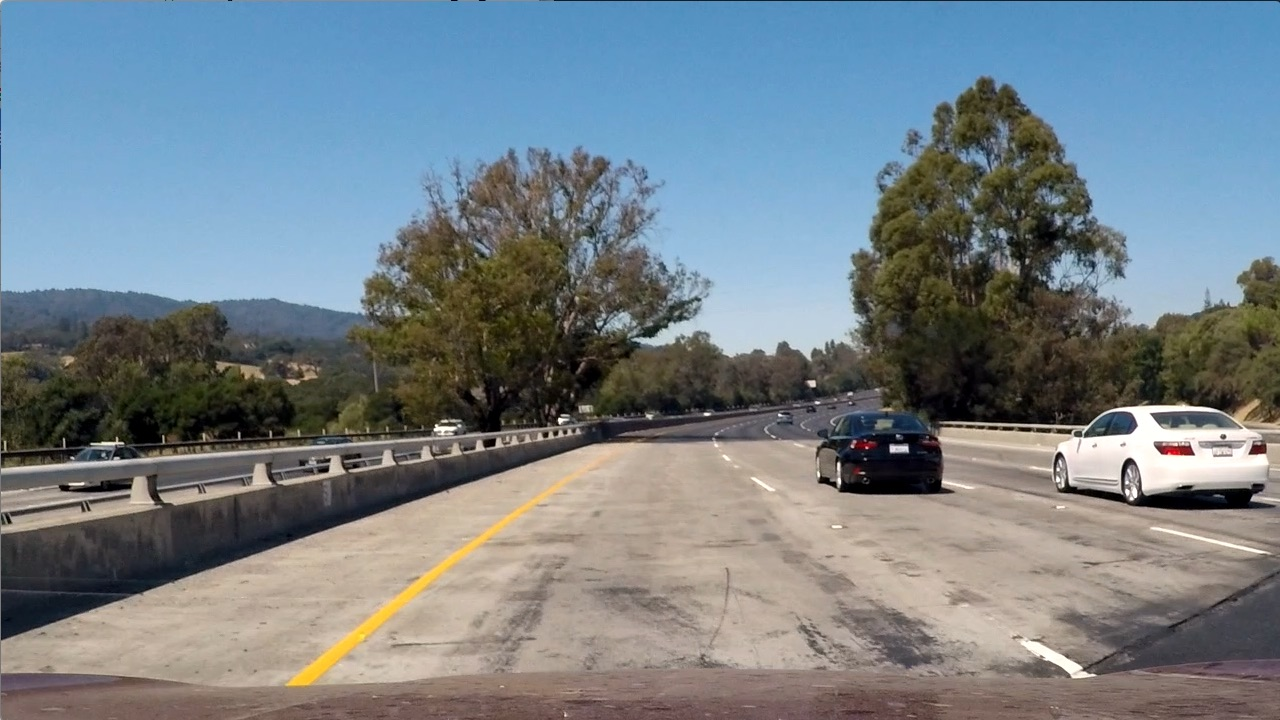
#> input picture test_images/test1.jpg, 1280 x 720 px, given in place of straight_lines2.jpg, which was not available
$ python perspective_transformer.py   (older library calls are emulated)
#> lines starting #> are read from the running program, lines starting #| are printed output that depends on the picture; pictures that were not available may be replaced by others from this repository, and a replacement may not be noted
### src/utils/plot_utils.py
import matplotlib.pyplot as plt


def plot_side_by_side_images(images_left, images_right, title_left, title_right, save_as_fn):
    """
    Plot two images side by side
    """

    plt.rcParams.update({'font.size': 8})
    plt.figure(figsize=(10, 5))

    num_rows = len(images_left)

    image_num = 1
    for i in range(num_rows):

        plt.subplot(num_rows, 2, image_num)
        plt.imshow(images_left[i])
        plt.axis('on')
        if i == 0: plt.title(title_left)
        image_num += 1

        plt.subplot(num_rows, 2, image_num)
        plt.imshow(images_right[i])
        plt.axis('on')
        if i == 0:  plt.title(title_right)
        image_num += 1

    plt.savefig(save_as_fn, bbox_inches='tight')

### src/perspective_transformer.py
from scipy.misc import imresize, imread

import cv2
import numpy as np
from utils.plot_utils import *

OFFSET = 250

PERSPECTIVE_SRC = np.float32(
    [(132, 703),
     (540, 466),
     (740, 466),
     (1147, 703)]
)

PERSPECTIVE_DST = np.float32(
    [(PERSPECTIVE_SRC[0][0] + OFFSET, 720),
     (PERSPECTIVE_SRC[0][0] + OFFSET, 0),
     (PERSPECTIVE_SRC[-1][0] - OFFSET, 0),
     (PERSPECTIVE_SRC[-1][0] - OFFSET, 720)]
)


class PerspectiveTransformer:
    def __init__(self):
        """
        Transform the perspective of an image
        """
        self.M = cv2.getPerspectiveTransform(PERSPECTIVE_SRC, PERSPECTIVE_DST)
        self.M_inv = cv2.getPerspectiveTransform(PERSPECTIVE_DST, PERSPECTIVE_SRC)

    def transform(self, img):
        return cv2.warpPerspective(img, self.M, (img.shape[1], img.shape[0]), flags=cv2.INTER_LINEAR)

    def inverse_transform(self, img):
        return cv2.warpPerspective(img, self.M_inv, (img.shape[1], img.shape[0]), flags=cv2.INTER_LINEAR)


if __name__ == '__main__':

    perspective_transformer = PerspectiveTransformer()

    images_left = []
    images_right = []

    test_images = ["./test_images/straight_lines2.jpg", "./test_images/test5.jpg"]

    for image in test_images:
        image = imread(image)
#> image is the input picture: shape (720, 1280, 3); mean R, G, B 117.5, 128.7, 135.5

        a = tuple(PERSPECTIVE_SRC[0])
        b = tuple(PERSPECTIVE_SRC[1])
        c = tuple(PERSPECTIVE_SRC[2])
        d = tuple(PERSPECTIVE_SRC[3])

        # draw lines
        color = [0, 255, 255]
        thickness = 3
        cv2.line(image, a, b, color, thickness)
        cv2.line(image, b, c, color, thickness)
        cv2.line(image, c, d, color, thickness)
        cv2.line(image, d, a, color, thickness)
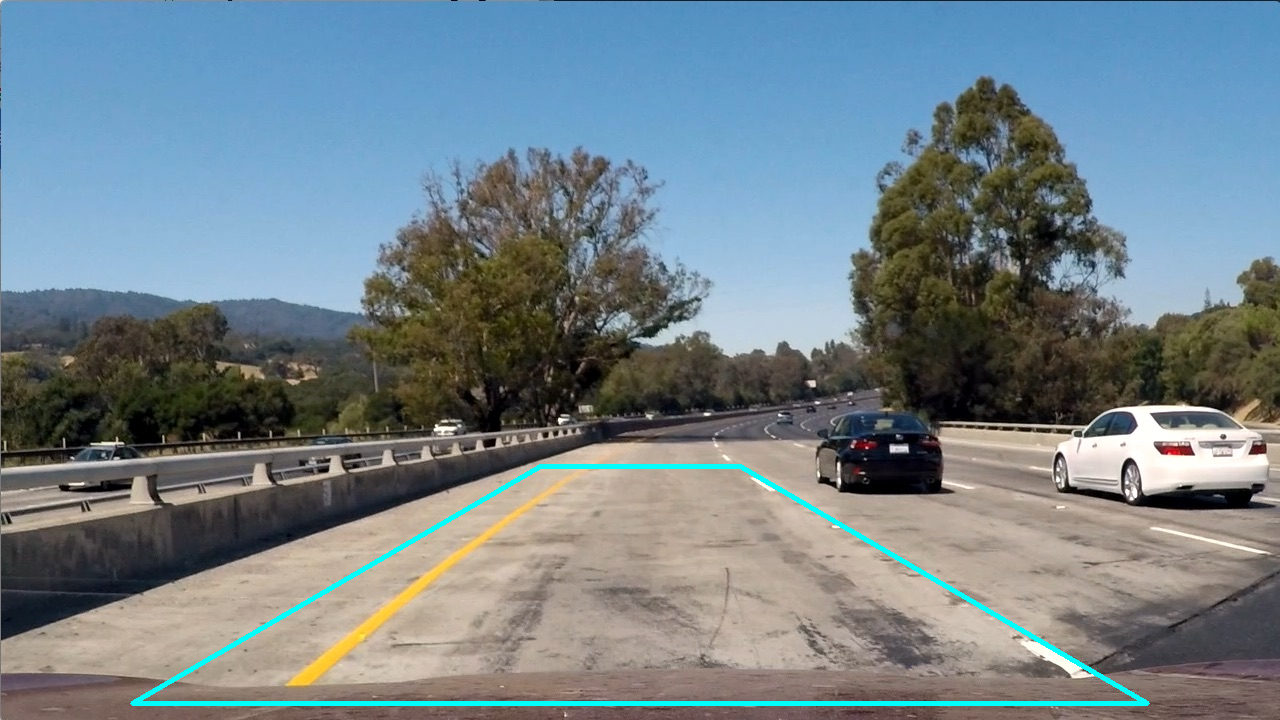
#> image: shape (720, 1280, 3); mean R, G, B 115.7, 130.1, 137.1

        transformed = perspective_transformer.transform(image)
#> in transform, `return cv2.warpPerspective(img, self.M, (img.shape[1], img.shape[0]), ..`:
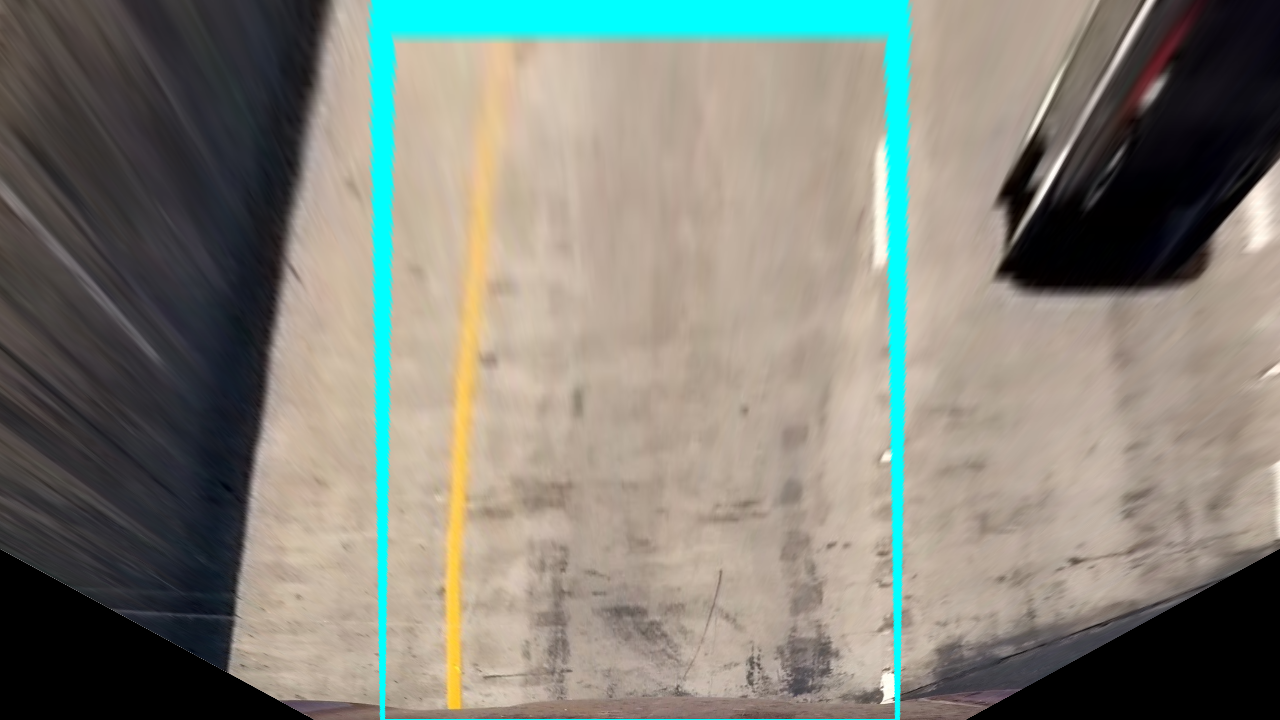
#> returned value: shape (720, 1280, 3); mean of channels 0, 1, 2 129.6, 129.4, 119.7; drawn as R, G, B
        images_left.append(image)
        images_right.append(transformed)
#> pass 2 of the loop `for image in test_images:`:
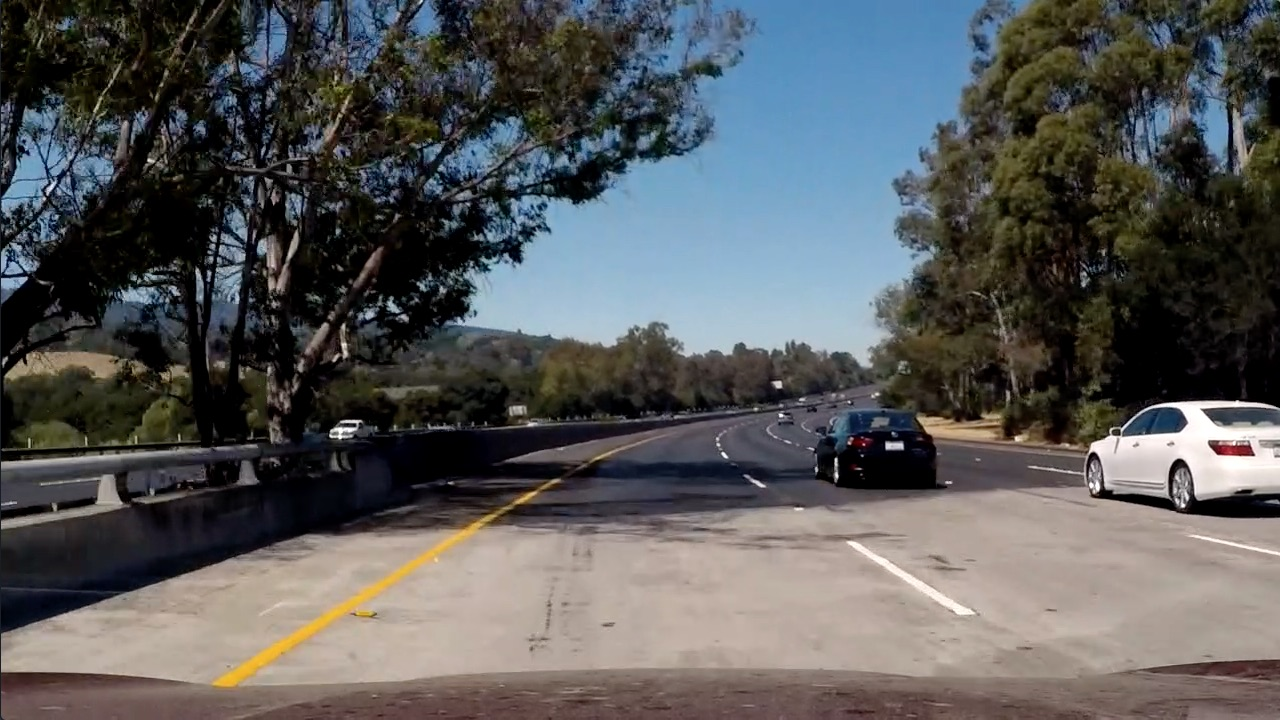
#> input picture test_images/test5.jpg, 1280 x 720 px, found by its file name
#> image is the input picture: shape (720, 1280, 3); mean R, G, B 88.5, 89.3, 89.8
#> `cv2.line(image, d, a, color, thickness)`:
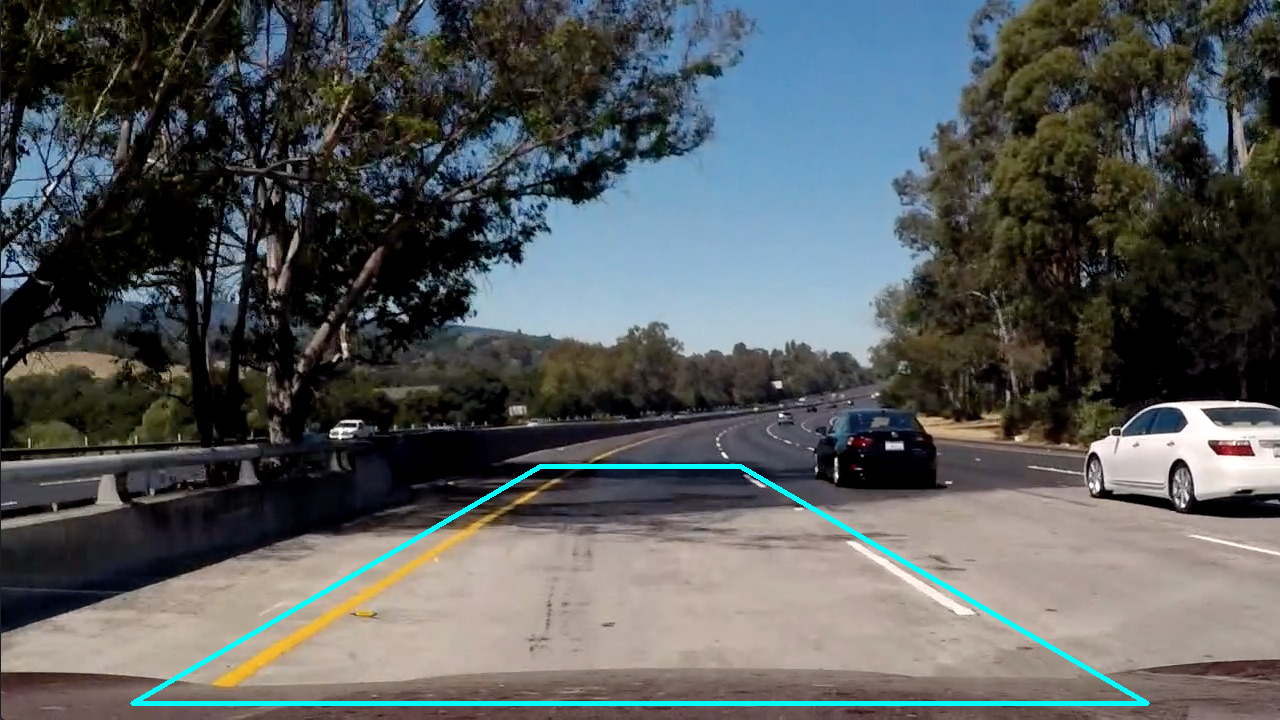
#> image: shape (720, 1280, 3); mean R, G, B 87.1, 91.1, 91.6
#> in transform (call 2), `return cv2.warpPerspective(img, self.M, (img.shape[1], img.shape[0]), ..`:
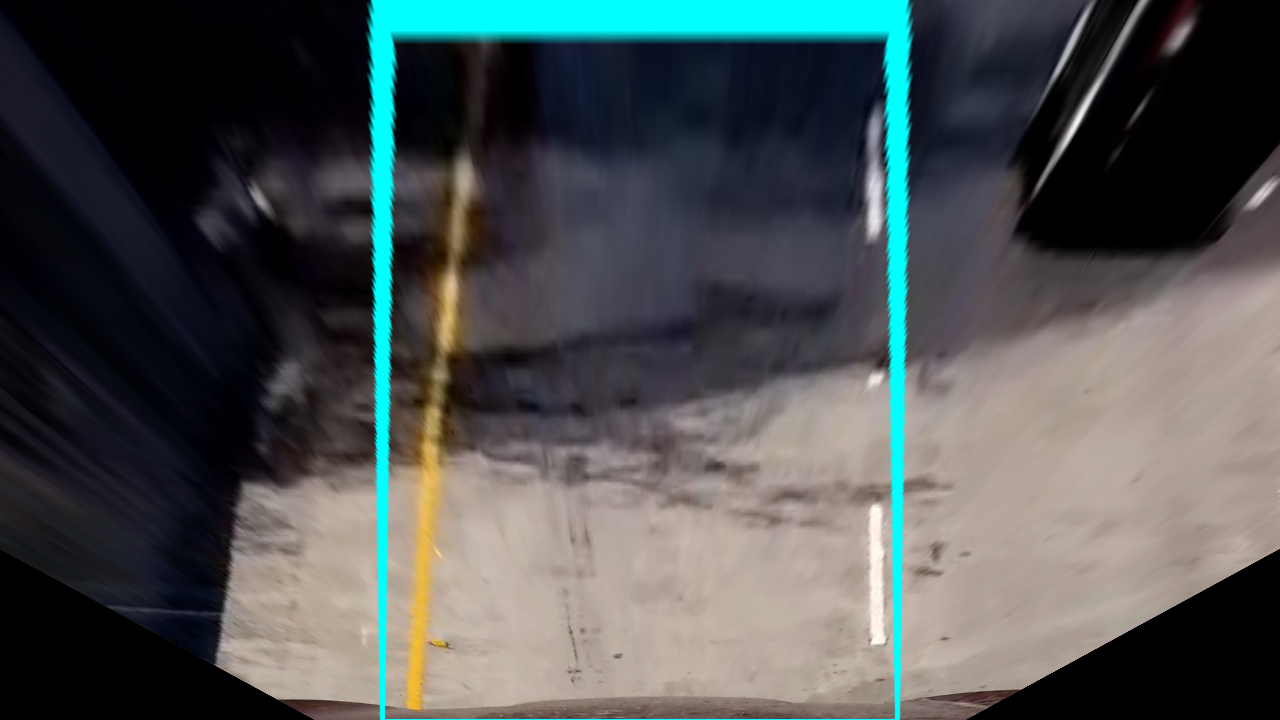
#> returned value: shape (720, 1280, 3); mean of channels 0, 1, 2 76.6, 82, 82.4; drawn as R, G, B

    plot_side_by_side_images(images_left, images_right, 'Original', 'Perspective Transformed',
                             '../output_images/perspective_transformed.png')
#> in plot_side_by_side_images, `num_rows = len(images_left)`: num_rows = 2
#> after the loop in plot_side_by_side_images, `for i in range(num_rows):`: image_num = 5
#> in plot_side_by_side_images, `plt.savefig(save_as_fn, bbox_inches='tight')`:
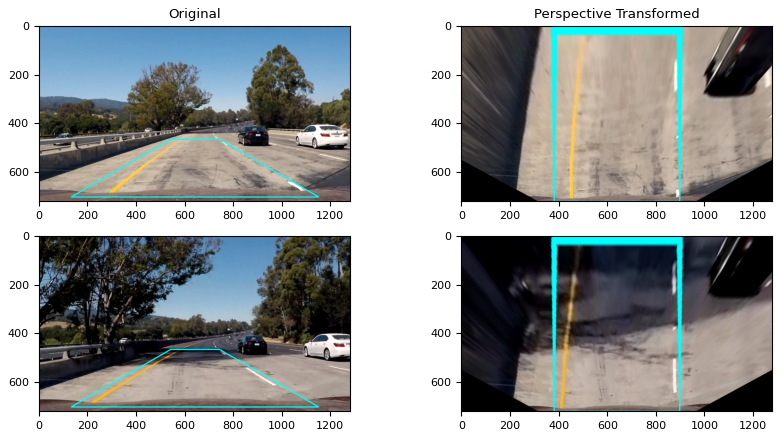
#> figure drawn by matplotlib, 4 panels

    print('Done')
